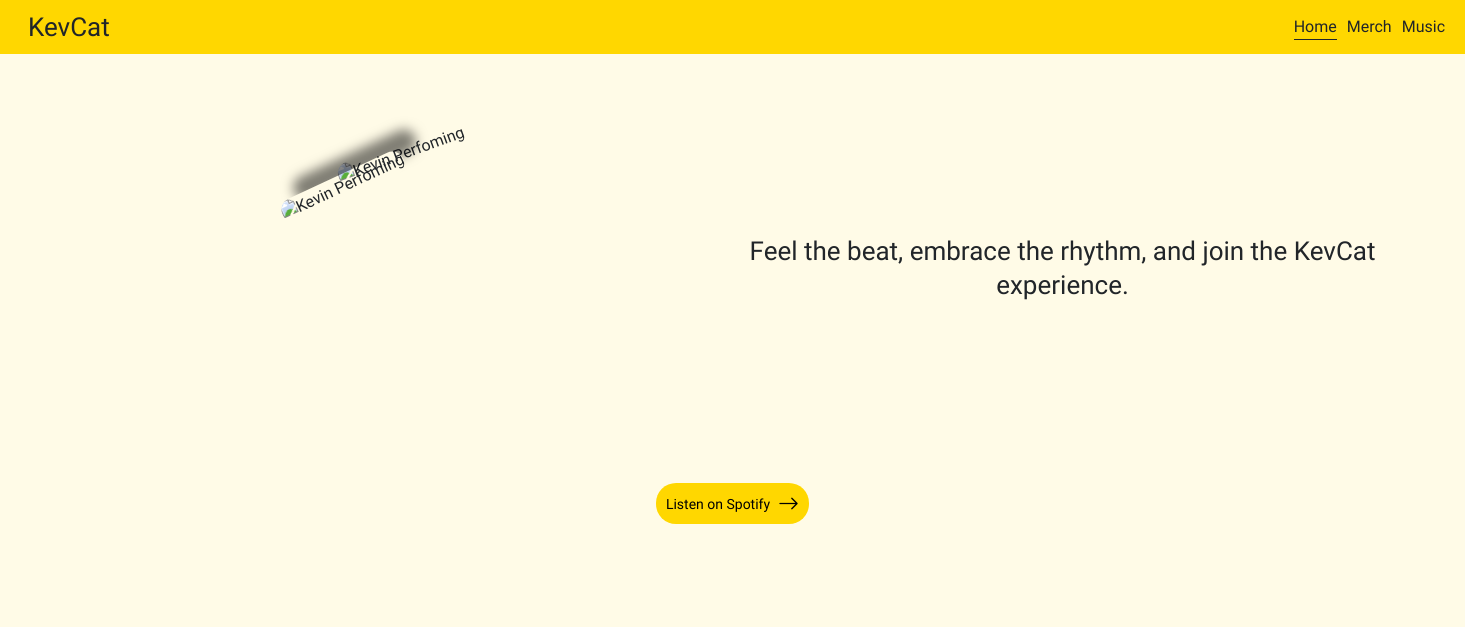
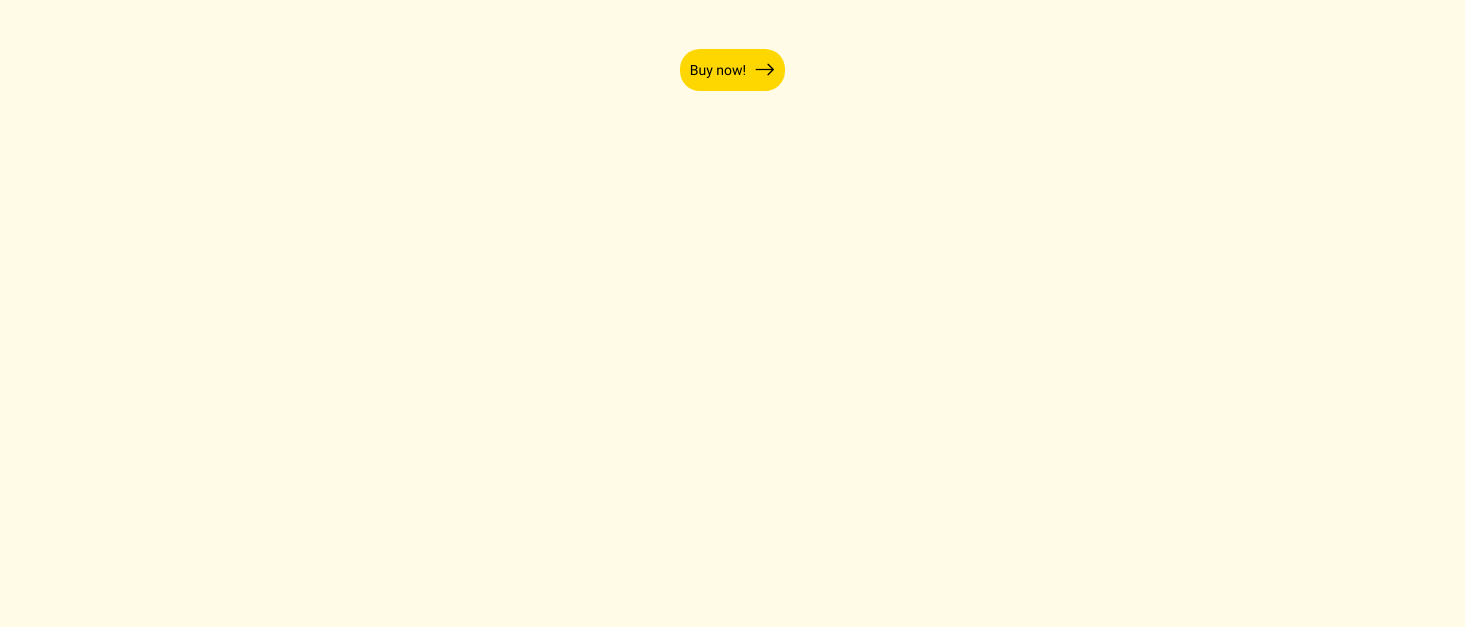
Before: / (upper part) with the older database file (2 pictures, top to bottom).
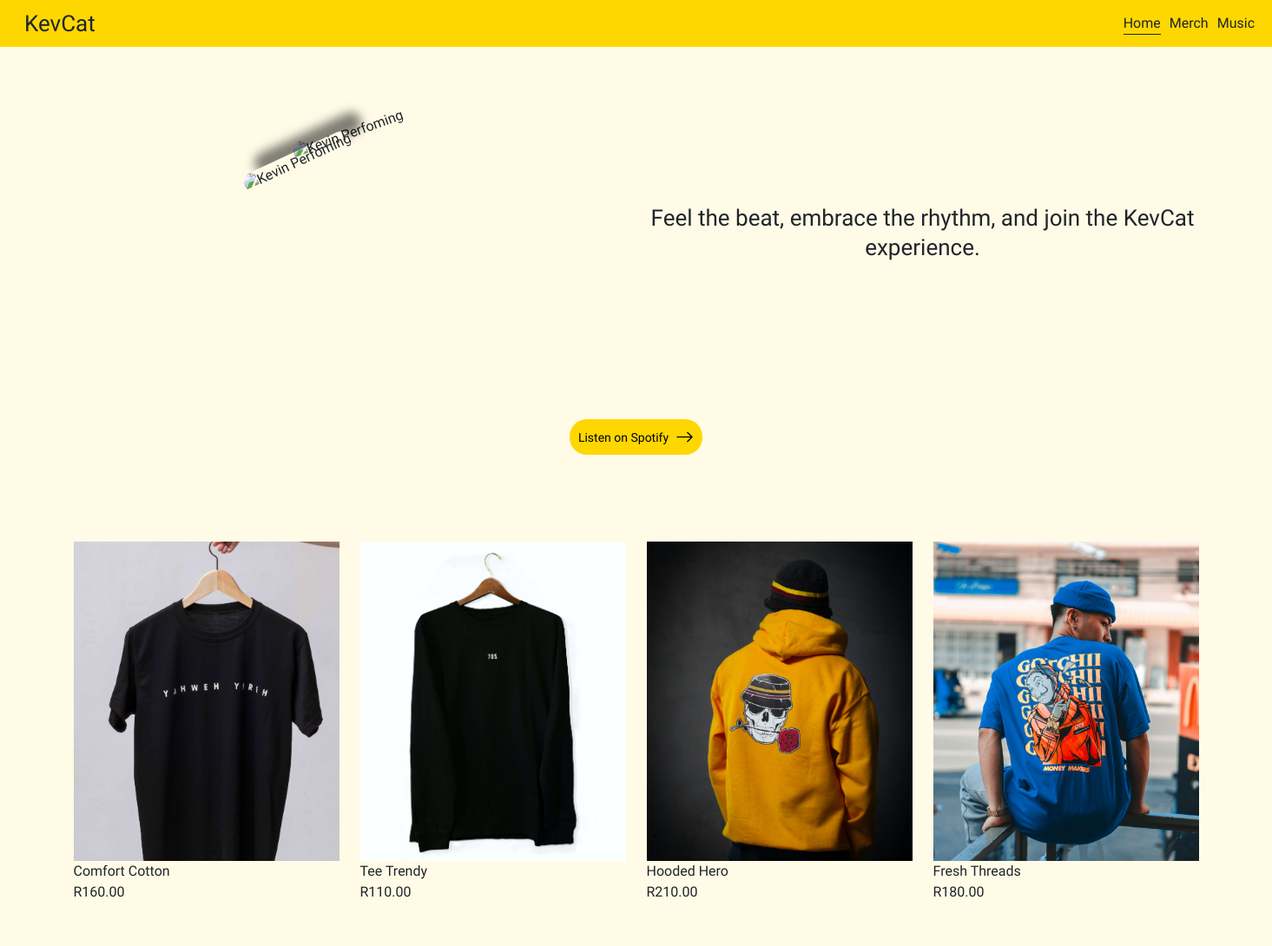
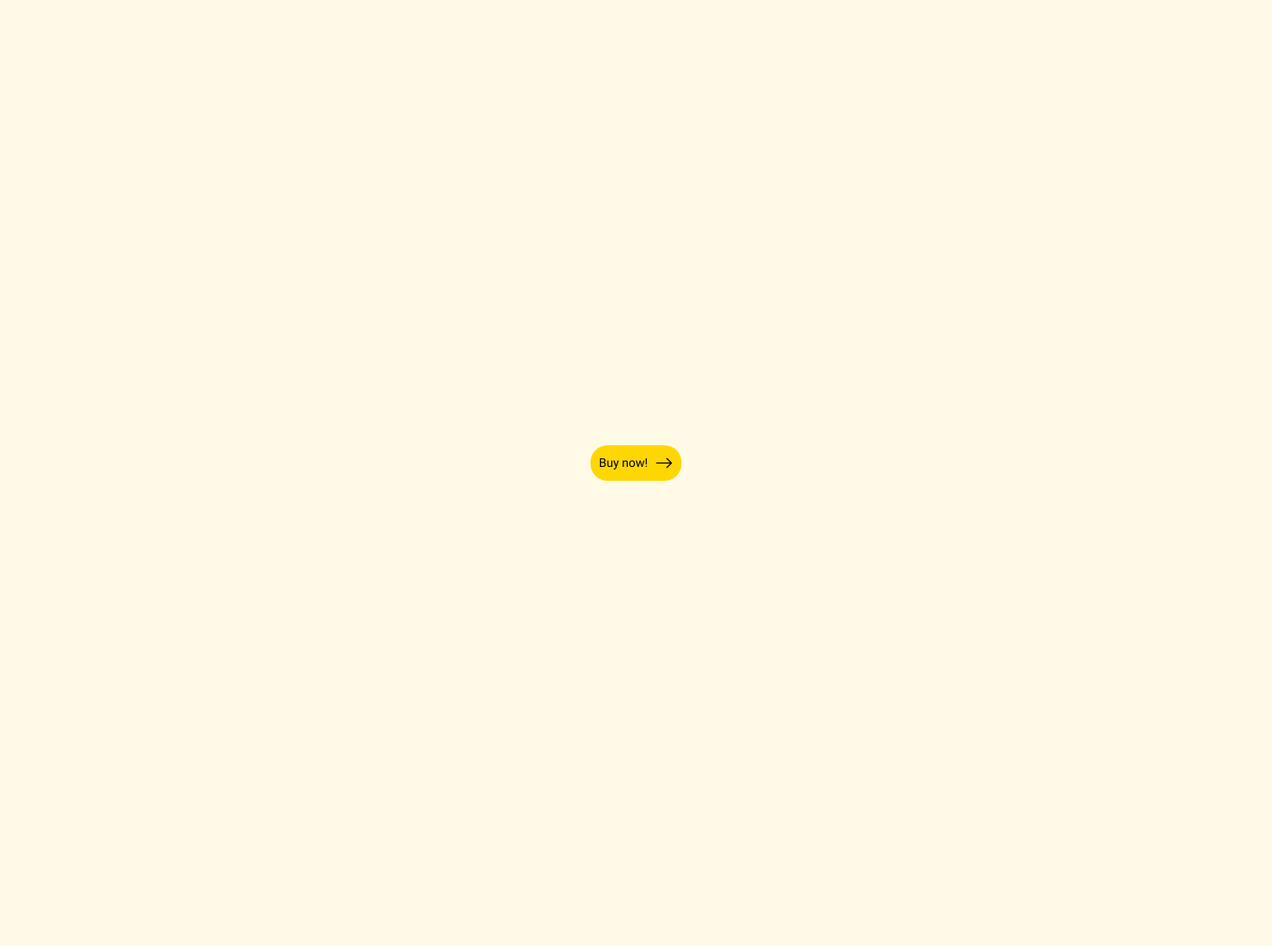
After: the same page with the newer database file (2 pictures, top to bottom).
### store/models.py (models this page shows, shortened)
class Product(models.Model):
  CATEGORIES = [
    ('beanies', 'Beanies'),
    ('caps', 'Caps'),
    ('hoodies', 'Hoodies'),
    ('sweaters', 'Sweaters'),
    ('tshirts', 'T-Shirts')
  ]
  name = models.CharField(max_length=50, default='KevCat merch')
  image = models.ImageField(upload_to='./store/static/store/images/products')
  price = models.FloatField()
  category = models.CharField(max_length=20, choices=CATEGORIES)

### store/views.py (the view)
# urls.py: path('', views.index, name='index'),
def index(request):
  caps = Product.objects.filter(category='caps')[:2]
  hoodies = Product.objects.filter(category='hoodies')[:2]
  tshirts = Product.objects.filter(category='tshirts')[:4]
  products = list(caps) + list(hoodies) + list(tshirts)
  shuffle(products)
  return render(request, 'store/index.html', {
    'products': products
  })

### store/templatetags/store_extras.py (called while the page is built)
@register.filter
def image(url):
    url = url.url
    url_sep = url.split('/')
    if (len(url_sep) == 6):
        return url
    return '/'.join(url_sep[2:])

### store/templates/store/index.html (shortened to what this page needs)
{% extends 'store/layout.html' %}
{% load static %}
{% load store_extras %}
{% block body %}
<div class='container'>
  <section class='row hero-section align-items-center'>
    <div class='col-12 col-md-6 d-flex justify-content-center mb-5 mb-md-0'>
      <div class='img-wrapper'>
        <img class='img-1' src='https://images.unsplash.com/photo-1545224144-b38cd309ef69' alt='Kevin Perfoming'>
      </div>
      <div class='img-wrapper'>
      </div>
    </div>
    <div class='col-12 col-md-6 hero-text text-center mt-5 mt-md-0'>Feel the beat, embrace the rhythm, and join the KevCat experience.</div>
  </section>
  <section class='row'>
    <div class='col d-flex justify-content-center'>
      <button class='d-flex align-items-center listen-spotify'>
        <span class='me-2'>Listen on Spotify</span>
        <i class='bi bi-arrow-right'></i>
      </button>
    </div>
  </section>
  <section class='row row-cols-2 row-cols-md-4 gy-5 merch-section'>
    {% for product in products %}
      <div class='col hidden hidden-center'>
        <div class='img-wrapper'>
          <img src='{{ product.image|image }}' alt='merch' />
        </div>
        <div class='info-container'>
          <div class='name'>{{ product.name }}</div>
          <div class='price'>R{{ product.price|floatformat:2 }}</div>
        </div>
      </div>
    {% endfor %}
  </section>
  <section class='row'>
    <div class='col d-flex justify-content-center'>
      <button class='d-flex align-items-center buy'>
        <span class='me-2'>Buy now!</span>
        <i class='bi bi-arrow-right'></i>
      </button>
    </div>
  </section>
  <section class='row info-section'>
  </section>
</div>
{% endblock %}

### store/templates/store/layout.html (shortened to what this page needs)
{% load static %}
<!DOCTYPE html>
<html lang="en">
<head>
  <link href='https://cdn.jsdelivr.net/npm/bootstrap@5.2.3/dist/css/bootstrap.min.css' rel='stylesheet'
>
  <link rel="stylesheet" href="https://cdn.jsdelivr.net/npm/bootstrap-icons@1.10.2/font/bootstrap-icons.css">
  <link rel='stylesheet' href='../../static/store/styles.css'>
</head>
<body>
  <header class='d-flex justify-content-between align-items-center'>
    <div class='brand d-flex align-items-center'>
      <span class='ms-2'><a href='{% url "store:index" %}'>KevCat</a></span>
    </div>
    <nav class='d-flex'>
      <div class='home-nav'><a href='{% url "store:index" %}'>Home</a></div>
      <div class='merch-nav'><a href='{% url "store:merch" %}'>Merch</a></div>
      <div class='music-nav'><a href='{% url "store:music" %}'>Music</a></div>
    </nav>
  </header>
  <main>
    {% block body %}{% endblock %}
  </main>
</body>
</html>

### store/static/store/styles.css (style rules this page uses)
:root { --background-color: #fffbe7; --error-message-color: #f00; --main-text-color: #212529; --primary-color: #ffd700; --secondary-color: #9494f3; --secondary-text-color: #fff; }
body { font-family: "Inconsolata", monospace; font-size: 12px; line-height: 16px; }
@media only screen and (min-width: 600px) { body { font-size: 14px; line-height: 20px; } }
@media only screen and (min-width: 992px) { body { font-size: 16px; line-height: 24px; } }
header { background-color: var(--primary-color); padding: 10px 20px; font-family: "Inconsolata", monospace; font-size: 12px; line-height: 16px; }
@media only screen and (min-width: 600px) { header { font-size: 14px; line-height: 20px; } }
@media only screen and (min-width: 992px) { header { font-size: 16px; line-height: 24px; } }
header .brand { font-family: "Irish Grover", cursive; font-size: 18px; line-height: 26px; }
@media only screen and (min-width: 600px) { header .brand { font-size: 22px; line-height: 30px; } }
@media only screen and (min-width: 992px) { header .brand { font-size: 26px; line-height: 34px; } }
nav { gap: 10px; }
nav div.active::after { background-color: var(--main-text-color); content: ""; display: block; height: 1px; width: 100%; }
nav div::after { background-color: var(--main-text-color); content: ""; display: block; height: 1px; transition: width 0.3s; -moz-transition: width 0.3s; -o-transition: width 0.3s; -webkit-transition: width 0.3s; width: 0; }
main { background-color: var(--background-color); }
.hidden { transition: all 1s ease-in-out; transform: translateX(0); }
.hero-section { padding-top: 100px !important; }
.hero-section .img-wrapper { width: 80%; aspect-ratio: 1/1.2; }
@media only screen and (min-width: 600px) { .hero-section .img-wrapper { width: 40%; } }
@media only screen and (min-width: 992px) { .hero-section .img-wrapper { width: 30%; } }
.hero-section img { width: 100%; height: 100%; object-fit: cover; border-radius: 20px; transition: all 1s ease-in-out; }
.hero-section img.img-1 { transform: rotate(-25deg) translate(50px, 45px); position: relative; box-shadow: 20px -15px 12px rgba(0, 0, 0, 0.5); z-index: 9999999; }
.hero-text { font-family: "Irish Grover", cursive; font-size: 18px; line-height: 26px; }
@media only screen and (min-width: 600px) { .hero-text { font-size: 22px; line-height: 30px; } }
@media only screen and (min-width: 992px) { .hero-text { font-size: 26px; line-height: 34px; } }
.merch-section .img-wrapper { aspect-ratio: 1/1.2; }
.merch-section img { height: 100%; width: 100%; object-fit: cover; }
button { background-color: var(--primary-color); border-radius: 20px; border: none; outline: none; padding: 10px; transition: all 0.25s ease-in-out; font-family: "Irish Grover", cursive; font-size: 11px; font-weight: 500; line-height: 16px; }
@media only screen and (min-width: 600px) { button { font-size: 12px; line-height: 16px; } }
@media only screen and (min-width: 992px) { button { font-size: 14px; line-height: 20px; } }
button .bi { font-size: 1.5em; }
section { padding: 20px 0; }
@media only screen and (min-width: 600px) { section { padding: 30px; } }
@media only screen and (min-width: 992px) { section { padding: 50px 0; } }
a { text-decoration: none; color: var(--main-text-color); }
.merch-section .img-wrapper { overflow: hidden; }
.merch-section img { transition: all 0.4s ease-in-out; }

Changed rows visible on the page:
added Product: image|image (picture), name "Comfort Cotton", price "160.00"
added Product: image|image (picture), name "Tee Trendy", price "110.00"
added Product: image|image (picture), name "Hooded Hero", price "210.00"
added Product: image|image (picture), name "Fresh Threads", price "180.00"
